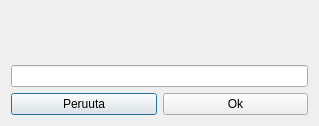
<?xml version="1.0" encoding="UTF-8"?>
<ui version="4.0">
 <class>TextDialog</class>
 <widget class="QDialog" name="TextDialog">
  <property name="geometry">
   <rect>
    <x>0</x>
    <y>0</y>
    <width>319</width>
    <height>126</height>
   </rect>
  </property>
  <property name="windowTitle">
   <string>Dialog</string>
  </property>
  <layout class="QVBoxLayout" name="verticalLayout" stretch="3,0,0">
   <item>
    <widget class="QLabel" name="label">
     <property name="text">
      <string/>
     </property>
    </widget>
   </item>
   <item>
    <widget class="QLineEdit" name="lineEdit"/>
   </item>
   <item>
    <layout class="QHBoxLayout" name="horizontalLayout">
     <item>
      <widget class="QPushButton" name="pushButton">
       <property name="text">
        <string>Peruuta</string>
       </property>
      </widget>
     </item>
     <item>
      <widget class="QPushButton" name="pushButton_2">
       <property name="text">
        <string>Ok</string>
       </property>
      </widget>
     </item>
    </layout>
   </item>
  </layout>
 </widget>
 <resources/>
 <connections>
  <connection>
   <sender>pushButton</sender>
   <signal>clicked()</signal>
   <receiver>TextDialog</receiver>
   <slot>reject()</slot>
   <hints>
    <hint type="sourcelabel">
     <x>83</x>
     <y>104</y>
    </hint>
    <hint type="destinationlabel">
     <x>159</x>
     <y>62</y>
    </hint>
   </hints>
  </connection>
  <connection>
   <sender>pushButton_2</sender>
   <signal>clicked()</signal>
   <receiver>TextDialog</receiver>
   <slot>accept()</slot>
   <hints>
    <hint type="sourcelabel">
     <x>235</x>
     <y>104</y>
    </hint>
    <hint type="destinationlabel">
     <x>159</x>
     <y>62</y>
    </hint>
   </hints>
  </connection>
 </connections>
</ui>
